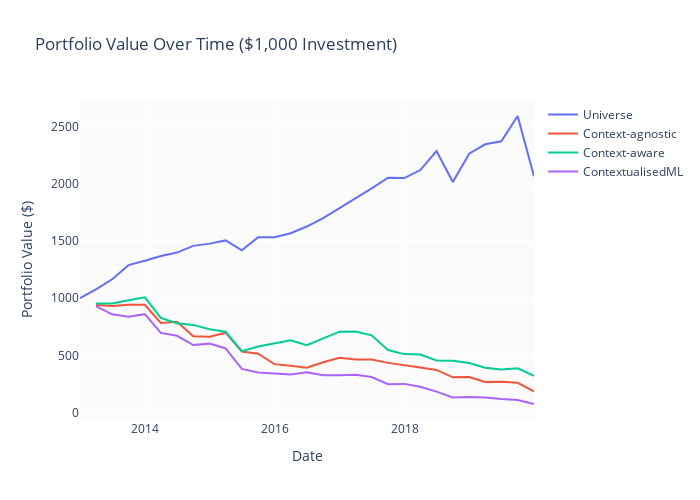

Write notebook code for a chart like this one.
### Code cell
import plotly.graph_objects as go

# Assuming you have a dataframe 'df_avg' with columns 'datadate', 'baseline_portfolio', and 'top_10'

# Create initial row
initial_row = {
    'datadate': pd.to_datetime('2012-12-31'),
    'baseline': 0,
    'bottom_10_agnostic': 0,
    'bottom_10': 0,
    'bottom_10_context': 0,
    'bottom_10_ideal': 0,
}

# Convert to DataFrame and concatenate
initial_df = pd.DataFrame([initial_row])
df_avg = pd.concat([initial_df, df_avg], ignore_index=True)

# Recalculate cumulative returns from scratch
for col in ['baseline', 'bottom_10_agnostic', 'bottom_10', 'bottom_10_context', 'bottom_10_ideal']:
    df_avg[f'{col}_cum_return'] = (1 + df_avg[col]).cumprod()
    df_avg[f'{col}_value'] = 1000 * df_avg[f'{col}_cum_return']


# Calculate the cumulative return for both portfolios
df_avg['baseline_cum_return'] = (1 + df_avg['baseline']).cumprod()
df_avg['bottom_10_a_cum_return'] = (1 + df_avg['bottom_10_agnostic']).cumprod()
df_avg['bottom_10_cum_return'] = (1 + df_avg['bottom_10']).cumprod()
df_avg['bottom_10_context_cum_return'] = (1 + df_avg['bottom_10_context']).cumprod()
df_avg['bottom_10_ideal_cum_return'] = (1 + df_avg['bottom_10_ideal']).cumprod()

# Calculate the value over time of a $1,000 investment
initial_investment = 1000
df_avg['baseline_value'] = initial_investment * df_avg['baseline_cum_return']
df_avg['bottom_10_a_value'] = initial_investment * df_avg['bottom_10_a_cum_return']
df_avg['bottom_10_value'] = initial_investment * df_avg['bottom_10_cum_return']
df_avg['bottom_10_context_value'] = initial_investment * df_avg['bottom_10_context_cum_return']
df_avg['bottom_10_ideal_value'] = initial_investment * df_avg['bottom_10_ideal_cum_return']

# Create the plot
fig = go.Figure()

# Add baseline portfolio trace
fig.add_trace(go.Scatter(x=df_avg['datadate'], y=df_avg['baseline_value'],
                         mode='lines', name='Universe'))

# Add baseline portfolio trace
fig.add_trace(go.Scatter(x=df_avg['datadate'], y=df_avg['bottom_10_a_value'],
                         mode='lines', name='Context-agnostic'))

# Add top_10 portfolio trace
fig.add_trace(go.Scatter(x=df_avg['datadate'], y=df_avg['bottom_10_value'],
                         mode='lines', name='Context-aware'))

fig.add_trace(go.Scatter(x=df_avg['datadate'], y=df_avg['bottom_10_context_value'],
                         mode='lines', name='ContextualisedML'))

# Update the layout
fig.update_layout(
    title='Portfolio Value Over Time ($1,000 Investment)',
    xaxis_title='Date',
    yaxis_title='Portfolio Value ($)',
    width=700,   # make the plot narrower
    height=500   # optionally make it taller

)

# Show the plot
fig.show()

### Figure 1 — Plotly figure (JSON) as saved in the notebook; plotly's stock layout.template omitted (floating-point values rounded to 4 significant figures)
{"data": [{"mode": "lines", "name": "Universe", "type": "scatter", "x": ["2012-12-31T00:00:00", "2012-12-31T00:00:00", "2013-03-31", "2013-06-30", "2013-09-30", "2013-12-31", "2014-03-31", "2014-06-30", "2014-09-30", "2014-12-31", "2015-03-31", "2015-06-30", "2015-09-30", "2015-12-31", "2016-03-31", "2016-06-30", "2016-09-30", "2016-12-31", "2017-03-31", "2017-06-30", "2017-09-30", "2017-12-31", "2018-03-31", "2018-06-30", "2018-09-30", "2018-12-31", "2019-03-31", "2019-06-30", "2019-09-30", "2019-12-31"], "y": [1000, 1000, 1077.0, 1166.0, 1289.0, 1328.0, 1369.0, 1399.0, 1457.0, 1477.0, 1505.0, 1419.0, 1533.0, 1532.0, 1568.0, 1626.0, 1699.0, 1787.0, 1869.0, 1959.0, 2052.0, 2049.0, 2119.0, 2285.0, 2015.0, 2262.0, 2344.0, 2370.0, 2591.0, 2065.0]}, {"mode": "lines", "name": "Context-agnostic", "type": "scatter", "x": ["2012-12-31T00:00:00", "2012-12-31T00:00:00", "2013-03-31", "2013-06-30", "2013-09-30", "2013-12-31", "2014-03-31", "2014-06-30", "2014-09-30", "2014-12-31", "2015-03-31", "2015-06-30", "2015-09-30", "2015-12-31", "2016-03-31", "2016-06-30", "2016-09-30", "2016-12-31", "2017-03-31", "2017-06-30", "2017-09-30", "2017-12-31", "2018-03-31", "2018-06-30", "2018-09-30", "2018-12-31", "2019-03-31", "2019-06-30", "2019-09-30", "2019-12-31"], "y": [1000, null, 941.9, 932.8, 944.1, 942.6, 784.1, 794.1, 668.1, 663.4, 699.4, 534.6, 515.9, 424.7, 410.7, 392.6, 440.6, 479.9, 465.9, 465.0, 435.6, 418.2, 395.4, 374.4, 309.7, 311.9, 269.0, 270.8, 261.4, 187.2]}, {"mode": "lines", "name": "Context-aware", "type": "scatter", "x": ["2012-12-31T00:00:00", "2012-12-31T00:00:00", "2013-03-31", "2013-06-30", "2013-09-30", "2013-12-31", "2014-03-31", "2014-06-30", "2014-09-30", "2014-12-31", "2015-03-31", "2015-06-30", "2015-09-30", "2015-12-31", "2016-03-31", "2016-06-30", "2016-09-30", "2016-12-31", "2017-03-31", "2017-06-30", "2017-09-30", "2017-12-31", "2018-03-31", "2018-06-30", "2018-09-30", "2018-12-31", "2019-03-31", "2019-06-30", "2019-09-30", "2019-12-31"], "y": [1000, null, 955.0, 954.9, 982.9, 1008.0, 827.6, 781.7, 767.3, 728.8, 708.2, 538.2, 578.8, 607.6, 633.0, 589.4, 650.3, 708.4, 709.2, 676.1, 547.3, 512.2, 509.3, 456.7, 453.2, 435.0, 393.6, 378.2, 388.5, 321.6]}, {"mode": "lines", "name": "ContextualisedML", "type": "scatter", "x": ["2012-12-31T00:00:00", "2012-12-31T00:00:00", "2013-03-31", "2013-06-30", "2013-09-30", "2013-12-31", "2014-03-31", "2014-06-30", "2014-09-30", "2014-12-31", "2015-03-31", "2015-06-30", "2015-09-30", "2015-12-31", "2016-03-31", "2016-06-30", "2016-09-30", "2016-12-31", "2017-03-31", "2017-06-30", "2017-09-30", "2017-12-31", "2018-03-31", "2018-06-30", "2018-09-30", "2018-12-31", "2019-03-31", "2019-06-30", "2019-09-30", "2019-12-31"], "y": [1000, null, 930.4, 859.3, 838.6, 860.6, 697.1, 672.0, 591.3, 603.6, 561.7, 383.4, 351.0, 342.5, 333.5, 354.7, 327.2, 327.9, 332.4, 312.7, 249.6, 252.2, 227.1, 184.6, 133.7, 137.4, 133.4, 121.2, 112.3, 76.67]}], "layout": {"height": 500, "title": {"text": "Portfolio Value Over Time ($1,000 Investment)"}, "width": 700, "xaxis": {"title": {"text": "Date"}}, "yaxis": {"title": {"text": "Portfolio Value ($)"}}}}
